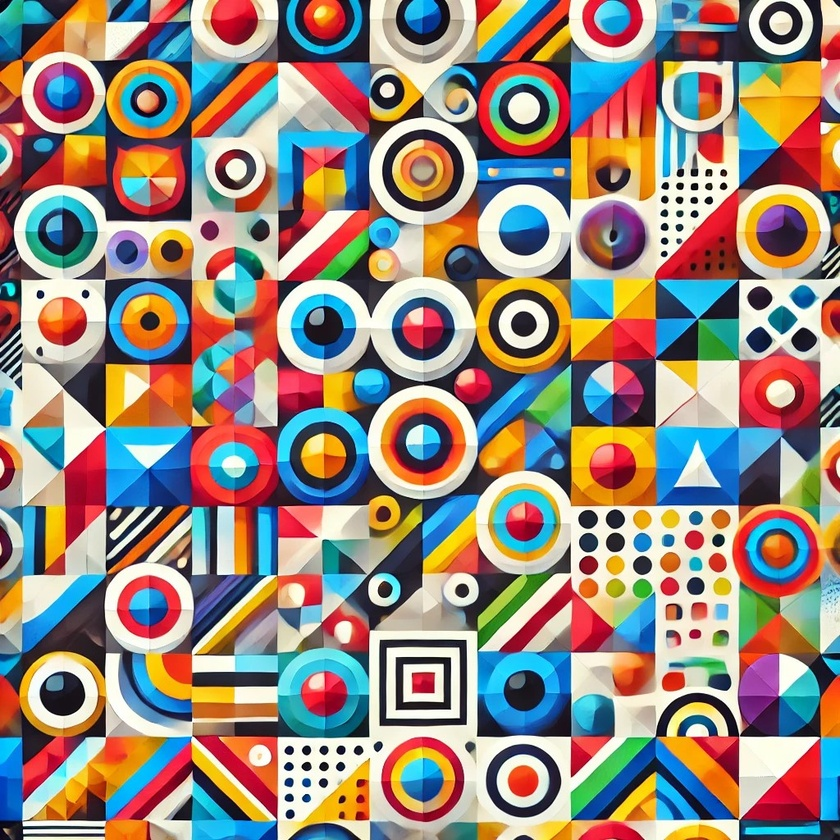
//> input picture src/Resources/pattern.jpg, 840 x 840 px, shrunk from 1024 x 1024 before the run
$ ./Main   (built with g++ and OpenCV 4)
//> lines starting //> are read from the running program, lines starting //| are printed output that depends on the picture; after the words box and inside, x2 and y2 are one past the last pixel; in counts of white or black regions, pixels touching at a corner belong together
#include <opencv2/opencv.hpp>
#include <iostream>

using namespace cv;
using namespace std;

int main() {
    // Load the input image
    string imagePath = "C:/Users/user/image-processing-application/src/Resources/pattern.jpg"; // Replace with the path to your image
    Mat inputImage = imread(imagePath, IMREAD_COLOR);
//> inputImage is the input picture: 840 rows x 840 cols, CV_8UC3; mean B, G, R 125.4, 136.1, 150.6

    if (inputImage.empty()) {
        cerr << "Error: Unable to load image. Check the file path." << endl;
        return -1;
    }

    // Convert to grayscale
    Mat grayImage;
    cvtColor(inputImage, grayImage, COLOR_BGR2GRAY);
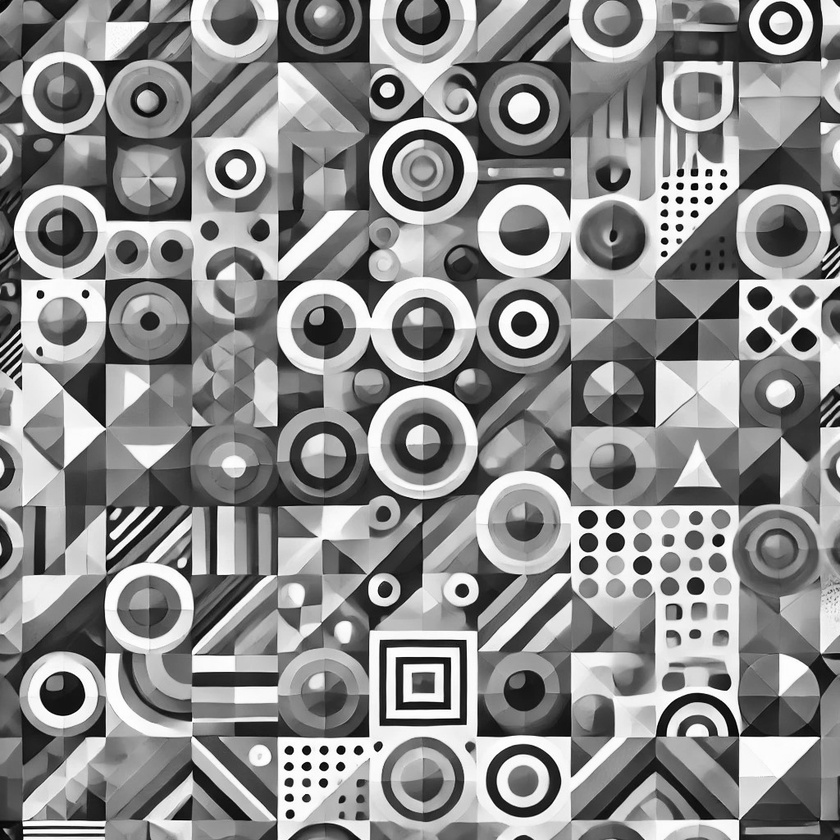
//> grayImage: 840 rows x 840 cols, CV_8UC1; min 0, max 255, mean 139.2

    // Apply Gaussian Blur to reduce noise
    Mat blurredImage;
    GaussianBlur(grayImage, blurredImage, Size(5, 5), 0);

    // Perform edge detection using Canny
    Mat edges;
    Canny(blurredImage, edges, 100, 200);
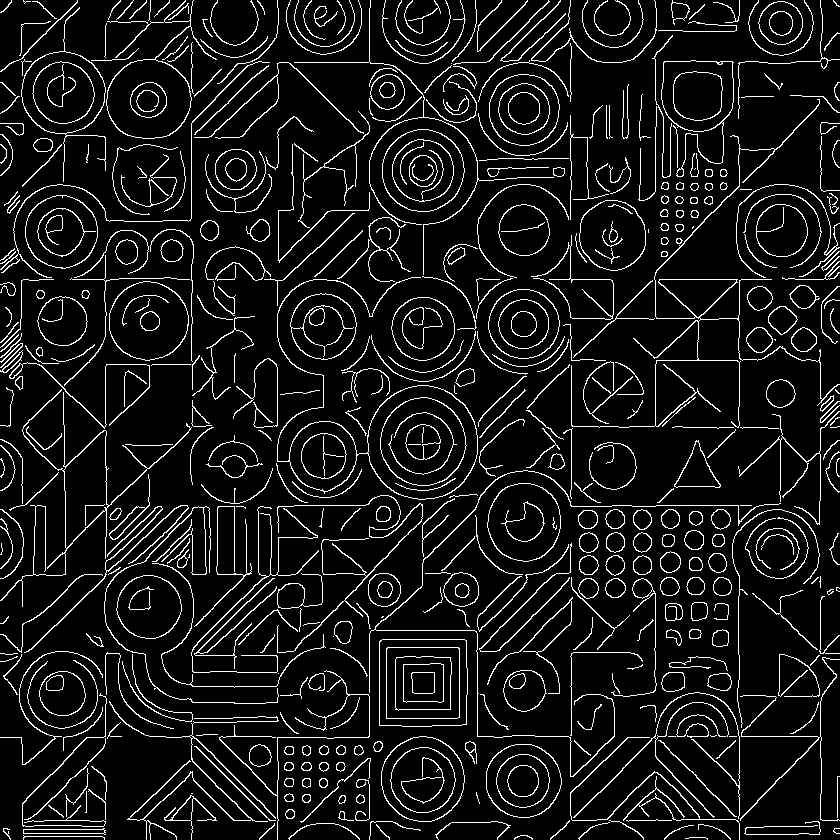
//> edges: 840 rows x 840 cols, CV_8UC1; 8.7% white in thin lines or dots

    // Find contours
    vector<vector<Point>> contours;
    vector<Vec4i> hierarchy;
    findContours(edges, contours, hierarchy, RETR_TREE, CHAIN_APPROX_SIMPLE);
//> contours = 683 contours, 225 with area under 20; largest, box (x1, y1, x2, y2) and area: (277, 277, 478, 500) 13648, (367, 385, 478, 500) 9809, (379, 639, 468, 727) 7530, (379, 639, 468, 727) 7527, (380, 397, 467, 486) 5844

    // Draw contours on the original image
    Mat outputImage = inputImage.clone();
    for (size_t i = 0; i < contours.size(); i++) {
        Scalar color = Scalar(0, 255, 0); // Green color
        drawContours(outputImage, contours, static_cast<int>(i), color, 2, LINE_8, hierarchy, 0);
    }
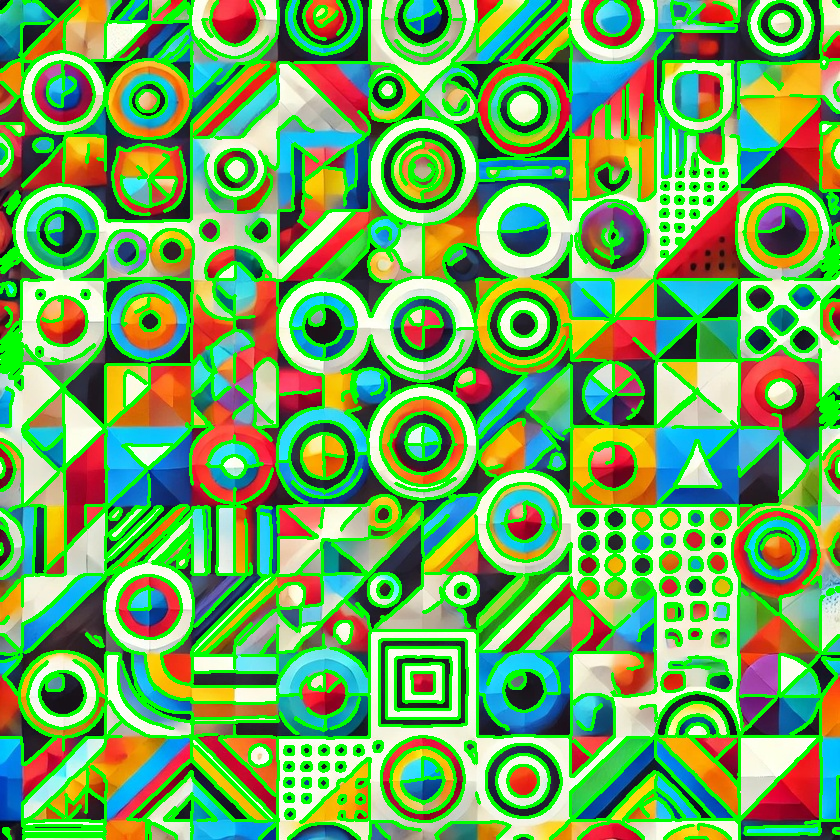
//> outputImage: 840 rows x 840 cols, CV_8UC3; mean B, G, R 91.7, 169.1, 111.6

    // Display number of detected contours
    cout << "Number of contours detected: " << contours.size() << endl;
//| Number of contours detected: 683

    // Show results
    imshow("Original Image", inputImage);
    imshow("Gray Image", grayImage);
    imshow("Edges", edges);
    imshow("Contours", outputImage);

    // Wait for a key press
    waitKey(0);

    return 0;
}
